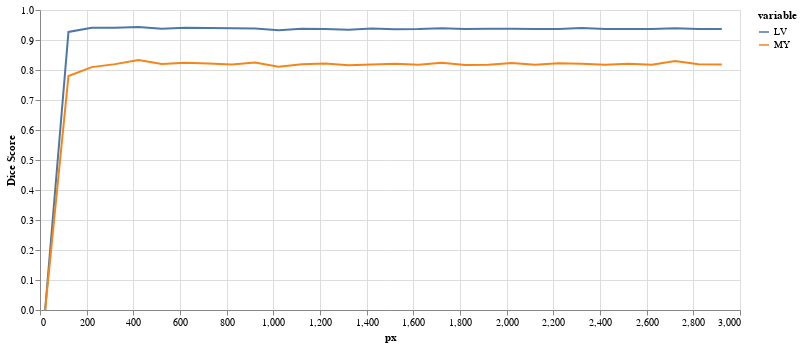

Here is the notebook cell this chart was saved with:
### Code cell
results = eval_resize_series(img(), trueMask(), trainedModel, components=['bg','LV','MY'])
plot_eval_series(results)

### Figure 1 — Vega-Lite specification as saved in the notebook (floating-point values rounded to 4 significant figures)
{"config": {"view": {"continuousWidth": 400, "continuousHeight": 300}}, "data": {"name": "data-f979638133970c82c85a7f9b0cd4a7c3"}, "mark": "line", "encoding": {"color": {"field": "variable", "type": "nominal"}, "tooltip": {"field": "Dice Score", "type": "quantitative"}, "x": {"field": "px", "type": "quantitative"}, "y": {"field": "Dice Score", "type": "quantitative"}}, "height": 300, "selection": {"selector007": {"type": "interval", "bind": "scales", "encodings": ["x", "y"]}}, "width": 700, "$schema": "https://vega.github.io/schema/vega-lite/v4.17.0.json", "datasets": {"data-f979638133970c82c85a7f9b0cd4a7c3": [{"px": 22, "variable": "LV", "Dice Score": 0.0}, {"px": 122, "variable": "LV", "Dice Score": 0.9268}, {"px": 222, "variable": "LV", "Dice Score": 0.9405}, {"px": 322, "variable": "LV", "Dice Score": 0.9409}, {"px": 422, "variable": "LV", "Dice Score": 0.9432}, {"px": 522, "variable": "LV", "Dice Score": 0.9373}, {"px": 622, "variable": "LV", "Dice Score": 0.9405}, {"px": 722, "variable": "LV", "Dice Score": 0.9397}, {"px": 822, "variable": "LV", "Dice Score": 0.9391}, {"px": 922, "variable": "LV", "Dice Score": 0.9386}, {"px": 1022, "variable": "LV", "Dice Score": 0.9323}, {"px": 1122, "variable": "LV", "Dice Score": 0.9373}, {"px": 1222, "variable": "LV", "Dice Score": 0.9364}, {"px": 1322, "variable": "LV", "Dice Score": 0.9345}, {"px": 1422, "variable": "LV", "Dice Score": 0.9385}, {"px": 1522, "variable": "LV", "Dice Score": 0.9358}, {"px": 1622, "variable": "LV", "Dice Score": 0.9363}, {"px": 1722, "variable": "LV", "Dice Score": 0.9391}, {"px": 1822, "variable": "LV", "Dice Score": 0.9364}, {"px": 1922, "variable": "LV", "Dice Score": 0.9372}, {"px": 2022, "variable": "LV", "Dice Score": 0.9378}, {"px": 2122, "variable": "LV", "Dice Score": 0.9364}, {"px": 2222, "variable": "LV", "Dice Score": 0.9364}, {"px": 2322, "variable": "LV", "Dice Score": 0.9398}, {"px": 2422, "variable": "LV", "Dice Score": 0.9364}, {"px": 2522, "variable": "LV", "Dice Score": 0.9364}, {"px": 2622, "variable": "LV", "Dice Score": 0.937}, {"px": 2722, "variable": "LV", "Dice Score": 0.9392}, {"px": 2822, "variable": "LV", "Dice Score": 0.9364}, {"px": 2922, "variable": "LV", "Dice Score": 0.9364}, {"px": 22, "variable": "MY", "Dice Score": 0.0}, {"px": 122, "variable": "MY", "Dice Score": 0.7801}, {"px": 222, "variable": "MY", "Dice Score": 0.8096}, {"px": 322, "variable": "MY", "Dice Score": 0.8196}, {"px": 422, "variable": "MY", "Dice Score": 0.8329}, {"px": 522, "variable": "MY", "Dice Score": 0.8204}, {"px": 622, "variable": "MY", "Dice Score": 0.8239}, {"px": 722, "variable": "MY", "Dice Score": 0.8213}, {"px": 822, "variable": "MY", "Dice Score": 0.818}, {"px": 922, "variable": "MY", "Dice Score": 0.8249}, {"px": 1022, "variable": "MY", "Dice Score": 0.8111}, {"px": 1122, "variable": "MY", "Dice Score": 0.8188}, {"px": 1222, "variable": "MY", "Dice Score": 0.8215}, {"px": 1322, "variable": "MY", "Dice Score": 0.8156}, {"px": 1422, "variable": "MY", "Dice Score": 0.818}, {"px": 1522, "variable": "MY", "Dice Score": 0.8205}, {"px": 1622, "variable": "MY", "Dice Score": 0.8172}, {"px": 1722, "variable": "MY", "Dice Score": 0.8238}, {"px": 1822, "variable": "MY", "Dice Score": 0.8169}, {"px": 1922, "variable": "MY", "Dice Score": 0.8177}, {"px": 2022, "variable": "MY", "Dice Score": 0.8236}, {"px": 2122, "variable": "MY", "Dice Score": 0.8179}, {"px": 2222, "variable": "MY", "Dice Score": 0.8228}, {"px": 2322, "variable": "MY", "Dice Score": 0.821}, {"px": 2422, "variable": "MY", "Dice Score": 0.8179}, {"px": 2522, "variable": "MY", "Dice Score": 0.821}, {"px": 2622, "variable": "MY", "Dice Score": 0.8179}, {"px": 2722, "variable": "MY", "Dice Score": 0.8299}, {"px": 2822, "variable": "MY", "Dice Score": 0.8194}, {"px": 2922, "variable": "MY", "Dice Score": 0.8186}]}}
